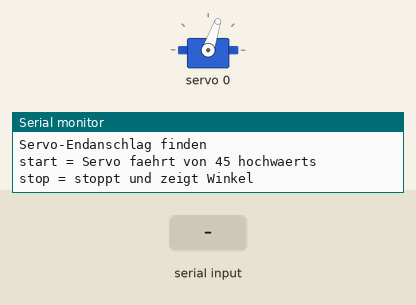
This sketch was run on a simulated ESP32. Shown: servo, the last lines printed to the serial monitor. The inputs (shaded band) are chosen by the test bench.

Above: at 1.2 s.
1.3 s: "start\n" received over Serial
At 1.85 s:
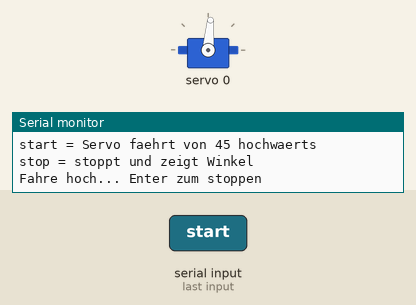
At 2.47 s:
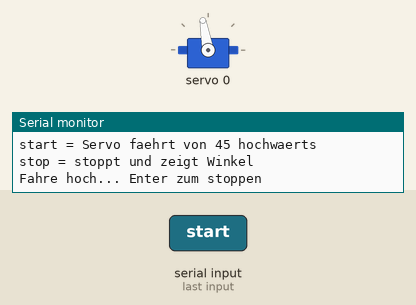
4.3 s: "stop\n" received over Serial
At 4.3 s:
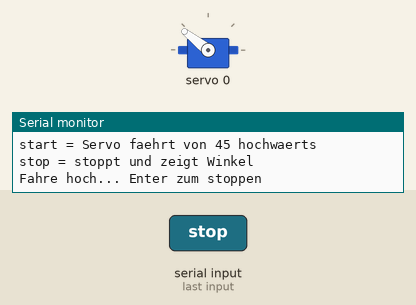
Timing chart, 0 to 7.3 s (numbered marks = the images above; inputs shaded):
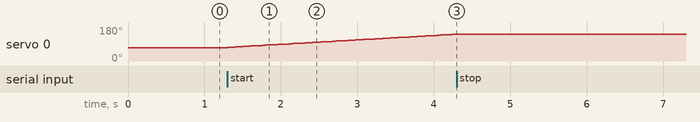

The sketch:

servo_findend.ino
```cpp
#include <Wire.h>
#include <Adafruit_PWMServoDriver.h>

Adafruit_PWMServoDriver pwm = Adafruit_PWMServoDriver(0x40);

#define SERVOMIN  150
#define SERVOMAX  600
#define SERVO_FREQ 50

int port = 0;
int winkel = 45;
bool laeuft = false;

int angleToTicks(int angle) {
  return map(angle, 0, 180, SERVOMIN, SERVOMAX);
}

void setup() {
  Serial.begin(115200);
  Wire.begin(21, 22);
  pwm.begin();
  pwm.setPWMFreq(SERVO_FREQ);
  delay(10);

  Serial.println("Servo-Endanschlag finden");
  Serial.println("start = Servo faehrt von 45 hochwaerts");
  Serial.println("stop = stoppt und zeigt Winkel");
  pwm.setPWM(port, 0, angleToTicks(45));
}

void loop() {
  if (Serial.available() > 0) {
    String s = Serial.readStringUntil('\n');
    s.trim();
    s.toLowerCase();

    if (s == "start") {
      laeuft = true;
      winkel = 45;
      Serial.println("Fahre hoch... Enter zum stoppen");
    } else if (s == "stop") {
      laeuft = false;
      Serial.print("Gestoppt bei ");
      Serial.print(winkel);
      Serial.println(" Grad");
    }
  }

  if (laeuft && winkel < 180) {
    winkel++;
    pwm.setPWM(port, 0, angleToTicks(winkel));
    delay(50);
  } else if (laeuft && winkel >= 180) {
    laeuft = false;
    Serial.println("Ende bei 180 Grad");
  }
}
```

Measured:
- after the input at 1.3 s, servo 0: moves from 71° to 142° over 3.0 s, starting at once
- after the input at 4.3 s, servo 0: stays 142° (without the input it goes to 144° after 0.04 s)
